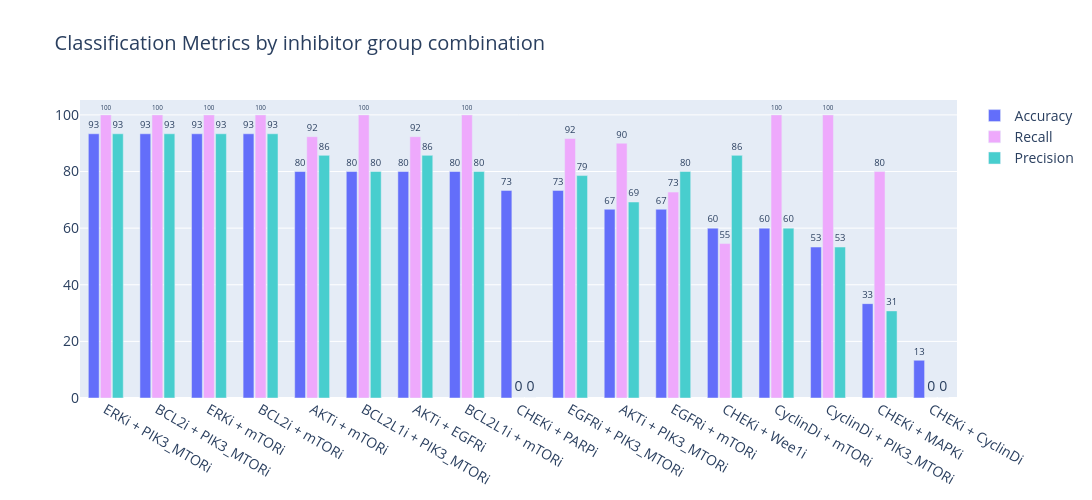
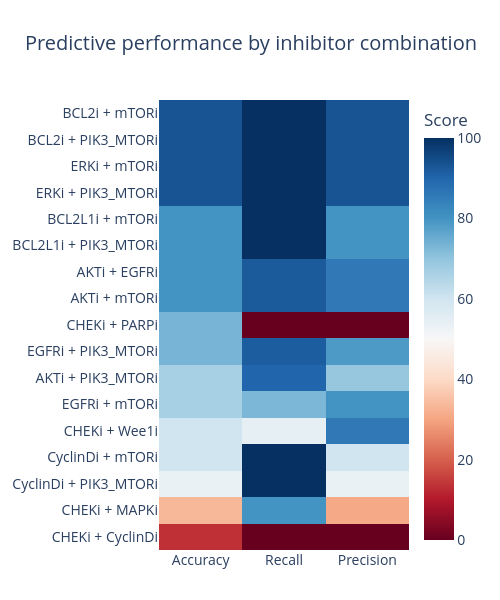
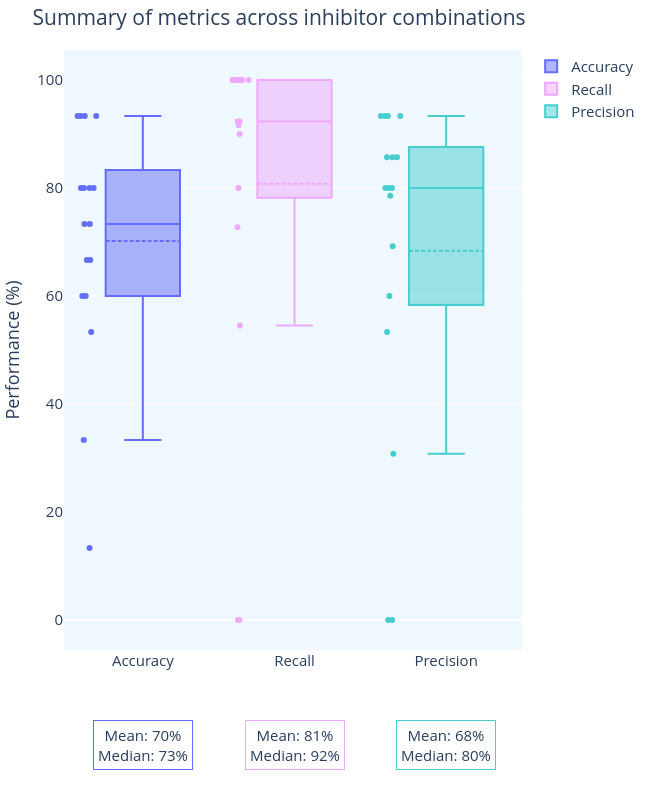

Notebook source saved alongside these figures, in order:
### Code cell
# Classification plots
from synco.plotting.classification import make_classification_plots
print('Calling classification wrapper...')
make_classification_plots(str(results_dir), plots_dir=str(plots_dir), show=show,
                          analysis_type="combination", debug=False
                          )
print('Classification plots finished.\n')

### Figure 1 — Plotly figure (JSON) as saved in the notebook; plotly's stock layout.template omitted (floating-point values rounded to 4 significant figures)
{"data": [{"marker": {"color": "#636EFA"}, "name": "Accuracy", "orientation": "v", "text": [93.0, 93.0, 93.0, 93.0, 80.0, 80.0, 80.0, 80.0, 73.0, 73.0, 67.0, 67.0, 60.0, 60.0, 53.0, 33.0, 13.0], "textposition": "outside", "type": "bar", "x": ["ERKi + PIK3_MTORi", "BCL2i + PIK3_MTORi", "ERKi + mTORi", "BCL2i + mTORi", "AKTi + mTORi", "BCL2L1i + PIK3_MTORi", "AKTi + EGFRi", "BCL2L1i + mTORi", "CHEKi + PARPi", "EGFRi + PIK3_MTORi", "AKTi + PIK3_MTORi", "EGFRi + mTORi", "CHEKi + Wee1i", "CyclinDi + mTORi", "CyclinDi + PIK3_MTORi", "CHEKi + MAPKi", "CHEKi + CyclinDi"], "y": [93.33, 93.33, 93.33, 93.33, 80.0, 80.0, 80.0, 80.0, 73.33, 73.33, 66.67, 66.67, 60.0, 60.0, 53.33, 33.33, 13.33]}, {"marker": {"color": "#EEA9FC"}, "name": "Recall", "orientation": "v", "text": [100.0, 100.0, 100.0, 100.0, 92.0, 100.0, 92.0, 100.0, 0.0, 92.0, 90.0, 73.0, 55.0, 100.0, 100.0, 80.0, 0.0], "textposition": "outside", "type": "bar", "x": ["ERKi + PIK3_MTORi", "BCL2i + PIK3_MTORi", "ERKi + mTORi", "BCL2i + mTORi", "AKTi + mTORi", "BCL2L1i + PIK3_MTORi", "AKTi + EGFRi", "BCL2L1i + mTORi", "CHEKi + PARPi", "EGFRi + PIK3_MTORi", "AKTi + PIK3_MTORi", "EGFRi + mTORi", "CHEKi + Wee1i", "CyclinDi + mTORi", "CyclinDi + PIK3_MTORi", "CHEKi + MAPKi", "CHEKi + CyclinDi"], "y": [100.0, 100.0, 100.0, 100.0, 92.31, 100.0, 92.31, 100.0, 0.0, 91.67, 90.0, 72.73, 54.55, 100.0, 100.0, 80.0, 0.0]}, {"marker": {"color": "#48CECE"}, "name": "Precision", "orientation": "v", "text": [93.0, 93.0, 93.0, 93.0, 86.0, 80.0, 86.0, 80.0, 0.0, 79.0, 69.0, 80.0, 86.0, 60.0, 53.0, 31.0, 0.0], "textposition": "outside", "type": "bar", "x": ["ERKi + PIK3_MTORi", "BCL2i + PIK3_MTORi", "ERKi + mTORi", "BCL2i + mTORi", "AKTi + mTORi", "BCL2L1i + PIK3_MTORi", "AKTi + EGFRi", "BCL2L1i + mTORi", "CHEKi + PARPi", "EGFRi + PIK3_MTORi", "AKTi + PIK3_MTORi", "EGFRi + mTORi", "CHEKi + Wee1i", "CyclinDi + mTORi", "CyclinDi + PIK3_MTORi", "CHEKi + MAPKi", "CHEKi + CyclinDi"], "y": [93.33, 93.33, 93.33, 93.33, 85.71, 80.0, 85.71, 80.0, 0.0, 78.57, 69.23, 80.0, 85.71, 60.0, 53.33, 30.77, 0.0]}], "layout": {"bargap": 0.3, "bargroupgap": 0.1, "barmode": "group", "font": {"size": 14}, "height": 500, "title": {"text": "Classification Metrics by inhibitor group combination"}, "width": 1500}}

### Figure 2 — Plotly figure (JSON) as saved in the notebook; plotly's stock layout.template omitted (floating-point values rounded to 4 significant figures)
{"data": [{"colorbar": {"title": {"text": "Score"}}, "colorscale": [[0, "rgb(103,0,31)"], [0.1, "rgb(178,24,43)"], [0.2, "rgb(214,96,77)"], [0.3, "rgb(244,165,130)"], [0.4, "rgb(253,219,199)"], [0.5, "rgb(247,247,247)"], [0.6, "rgb(209,229,240)"], [0.7, "rgb(146,197,222)"], [0.8, "rgb(67,147,195)"], [0.9, "rgb(33,102,172)"], [1, "rgb(5,48,97)"]], "type": "heatmap", "x": ["Accuracy", "Recall", "Precision"], "y": ["CHEKi + CyclinDi", "CHEKi + MAPKi", "CyclinDi + PIK3_MTORi", "CyclinDi + mTORi", "CHEKi + Wee1i", "EGFRi + mTORi", "AKTi + PIK3_MTORi", "EGFRi + PIK3_MTORi", "CHEKi + PARPi", "AKTi + mTORi", "AKTi + EGFRi", "BCL2L1i + PIK3_MTORi", "BCL2L1i + mTORi", "ERKi + PIK3_MTORi", "ERKi + mTORi", "BCL2i + PIK3_MTORi", "BCL2i + mTORi"], "z": [[13.33, 0.0, 0.0], [33.33, 80.0, 30.77], [53.33, 100.0, 53.33], [60.0, 100.0, 60.0], [60.0, 54.55, 85.71], [66.67, 72.73, 80.0], [66.67, 90.0, 69.23], [73.33, 91.67, 78.57], [73.33, 0.0, 0.0], [80.0, 92.31, 85.71], [80.0, 92.31, 85.71], [80.0, 100.0, 80.0], [80.0, 100.0, 80.0], [93.33, 100.0, 93.33], [93.33, 100.0, 93.33], [93.33, 100.0, 93.33], [93.33, 100.0, 93.33]], "zmax": 100, "zmin": 0}], "layout": {"font": {"size": 14}, "height": 600, "margin": {"b": 50, "l": 150, "r": 50, "t": 100}, "title": {"text": "Predictive performance by inhibitor combination"}, "width": 500}}

### Figure 3 — Plotly figure (JSON) as saved in the notebook; plotly's stock layout.template omitted (floating-point values rounded to 4 significant figures)
{"data": [{"boxmean": true, "boxpoints": "all", "hoverinfo": "y+text", "hovertext": ["CHEKi + CyclinDi", "CHEKi + MAPKi", "CyclinDi + PIK3_MTORi", "CyclinDi + mTORi", "CHEKi + Wee1i", "EGFRi + mTORi", "AKTi + PIK3_MTORi", "EGFRi + PIK3_MTORi", "CHEKi + PARPi", "AKTi + mTORi", "AKTi + EGFRi", "BCL2L1i + PIK3_MTORi", "BCL2L1i + mTORi", "ERKi + PIK3_MTORi", "ERKi + mTORi", "BCL2i + PIK3_MTORi", "BCL2i + mTORi"], "marker": {"color": "#636EFA"}, "name": "Accuracy", "type": "box", "y": [13.33, 33.33, 53.33, 60.0, 60.0, 66.67, 66.67, 73.33, 73.33, 80.0, 80.0, 80.0, 80.0, 93.33, 93.33, 93.33, 93.33]}, {"boxmean": true, "boxpoints": "all", "hoverinfo": "y+text", "hovertext": ["CHEKi + CyclinDi", "CHEKi + MAPKi", "CyclinDi + PIK3_MTORi", "CyclinDi + mTORi", "CHEKi + Wee1i", "EGFRi + mTORi", "AKTi + PIK3_MTORi", "EGFRi + PIK3_MTORi", "CHEKi + PARPi", "AKTi + mTORi", "AKTi + EGFRi", "BCL2L1i + PIK3_MTORi", "BCL2L1i + mTORi", "ERKi + PIK3_MTORi", "ERKi + mTORi", "BCL2i + PIK3_MTORi", "BCL2i + mTORi"], "marker": {"color": "#EEA9FC"}, "name": "Recall", "type": "box", "y": [0.0, 80.0, 100.0, 100.0, 54.55, 72.73, 90.0, 91.67, 0.0, 92.31, 92.31, 100.0, 100.0, 100.0, 100.0, 100.0, 100.0]}, {"boxmean": true, "boxpoints": "all", "hoverinfo": "y+text", "hovertext": ["CHEKi + CyclinDi", "CHEKi + MAPKi", "CyclinDi + PIK3_MTORi", "CyclinDi + mTORi", "CHEKi + Wee1i", "EGFRi + mTORi", "AKTi + PIK3_MTORi", "EGFRi + PIK3_MTORi", "CHEKi + PARPi", "AKTi + mTORi", "AKTi + EGFRi", "BCL2L1i + PIK3_MTORi", "BCL2L1i + mTORi", "ERKi + PIK3_MTORi", "ERKi + mTORi", "BCL2i + PIK3_MTORi", "BCL2i + mTORi"], "marker": {"color": "#48CECE"}, "name": "Precision", "type": "box", "y": [0.0, 30.77, 53.33, 60.0, 85.71, 80.0, 69.23, 78.57, 0.0, 85.71, 85.71, 80.0, 80.0, 93.33, 93.33, 93.33, 93.33]}], "layout": {"annotations": [{"align": "center", "bgcolor": "rgba(255, 255, 255, 0.8)", "bordercolor": "#636EFA", "borderpad": 4, "borderwidth": 1, "showarrow": false, "text": "Mean: 70%<br>Median: 73%", "x": "Accuracy", "y": -0.2, "yref": "paper"}, {"align": "center", "bgcolor": "rgba(255, 255, 255, 0.8)", "bordercolor": "#EEA9FC", "borderpad": 4, "borderwidth": 1, "showarrow": false, "text": "Mean: 81%<br>Median: 92%", "x": "Recall", "y": -0.2, "yref": "paper"}, {"align": "center", "bgcolor": "rgba(255, 255, 255, 0.8)", "bordercolor": "#48CECE", "borderpad": 4, "borderwidth": 1, "showarrow": false, "text": "Mean: 68%<br>Median: 80%", "x": "Precision", "y": -0.2, "yref": "paper"}], "font": {"size": 15}, "height": 800, "margin": {"b": 150, "l": 10, "r": 10, "t": 50}, "plot_bgcolor": "#F0F8FF", "title": {"text": "Summary of metrics across inhibitor combinations"}, "width": 650, "yaxis": {"title": {"text": "Performance (%)"}}}}
